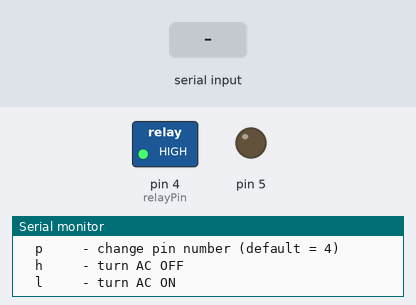
The sketch below on a simulated Arduino Uno, built with avr-gcc and run on an emulated ATmega328P. Parts: switched loads named in the sketch (green lamp = pin HIGH), output pins drawn as LEDs (lit = HIGH), the last lines printed to the serial monitor. The test bench sets the inputs (shaded band).

Above: at 1.2 s.
1.3 s: "l90\n" received over Serial
At 2.2 s:
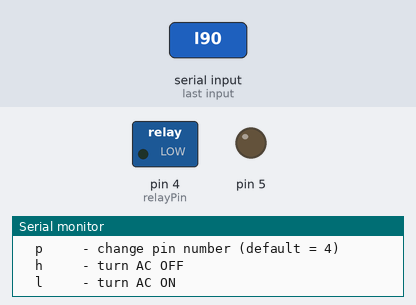
2.8 s: byte 112 ('p') received over Serial
4.3 s: "5\n" received over Serial
At 5.5 s:
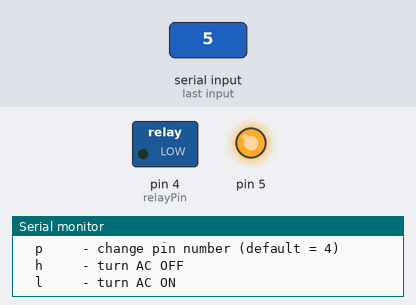
5.8 s: byte 108 ('l') received over Serial
At 6.8 s:
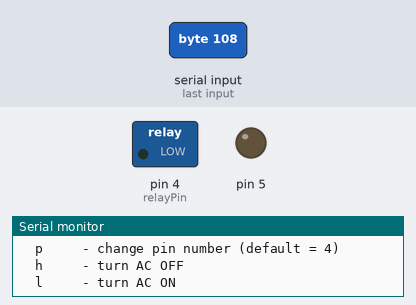
7.3 s: "h90\n" received over Serial
At 7.9 s:
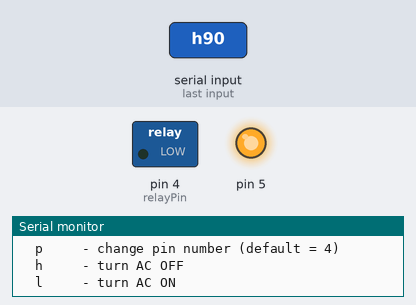
8.8 s: "l,45\n" received over Serial
At 9.1 s:
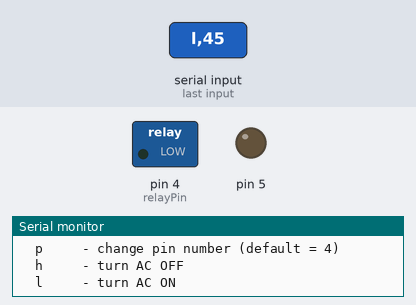
Timing chart, 0 to 11.3 s (numbered marks = the images above; inputs shaded):
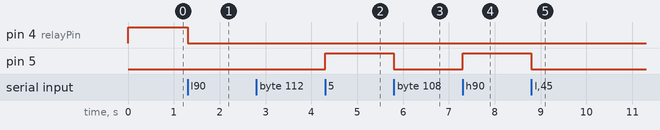

Measured:
- after the input at 1.3 s, pin 4 (relayPin): HIGH → LOW at once
- after the input at 4.3 s, pin 5: LOW → HIGH at once
- after the input at 5.8 s, pin 5: HIGH → LOW at once
- after the input at 7.3 s, pin 5: LOW → HIGH at once
- after the input at 8.8 s, pin 5: HIGH → LOW at once

The sketch:

SimpleRelayTest.ino
```cpp
#define DEBUG 1
#include <DebugLib.h>
const int relayPin = 4; //arbitrarily use GPIO pin 4
#define ON LOW
#define OFF HIGH

const int defaultPin = 4;
int pin = defaultPin;
void setup() {
  DEBUG_BEGIN;
  DEBUG_PRINTF("The amount of available ram: ");
  DEBUG_PRINTLN(freeRam());
  pinMode(pin, OUTPUT);
  digitalWrite(pin,OFF);
  showMenu();
}

void loop() {
  serialHandler();
}
/*
  void serialHandler() handle user input from serial monitor (see showMenu()).
*/
void serialHandler() {
  char inChar;
  if ((inChar = Serial.read()) > 0) {
    switch (inChar) {
      case '\r':
      case '\n':
        break;
      case 'l': // set digital pin to LOW
      case 'L':
        {
          digitalWrite(pin, ON);
          showMenu();
        }
        break;
      case 'h': // set digital pin to HIGH
      case 'H' :
        {
          digitalWrite(pin, OFF);
          showMenu();
        }
        break;
      case 'p': // change which pin is being used
      case 'P' :
        {
          DEBUG_PRINTLNF("Enter switch pin number: ");
          while (Serial.available() == 0);
          bool lfnl = false;
          while (Serial.peek() == '\n' || Serial.peek() == '\r') {
            Serial.read();
            lfnl = true;
          }
          if (lfnl) {
            while (Serial.available() == 0);
          }
          pin = Serial.parseInt();
          pinMode(pin, OUTPUT);
          digitalWrite(pin,OFF);
          DEBUG_PRINTF("Changed switch pin to pin ");
          DEBUG_PRINTLN(pin);
          showMenu();
        }
        break;
      case '?':// Display menu again.
        {
          showMenu();
        }
        break;
      default:
        break;
    }
  }
}
const char menuText[] PROGMEM =
  "\n"
  "Available commands:" "\n"
  "  ?     - shows available comands" "\n"
  "  p     - change pin number (default = 4)" "\n"
  "  h     - turn AC OFF" "\n"
  "  l     - turn AC ON \n"
  ;
/*-----------------------------------------------------------
  show command line menu
  -----------------------------------------------------------*/
static void showMenu () {
  showString(menuText);
}
static void showString (PGM_P s) {
  for (;;) {
    char c = pgm_read_byte(s++);
    if (c == 0)
      break;
    if (c == '\n')
      Serial.print('\r');
    Serial.print(c);
  }
}
```
